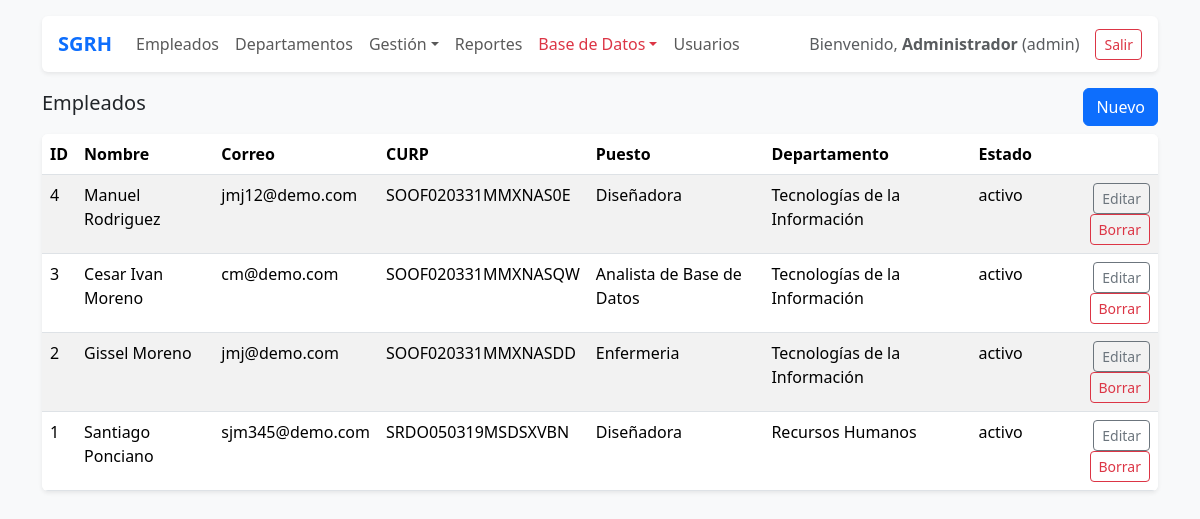
/public/?route=empleados (signed in), run on the app's committed database.
### tables this page shows
CREATE TABLE `empleados` (
  `id` int(11) NOT NULL AUTO_INCREMENT,
  `user_id` int(11) NOT NULL,
  `nombre` varchar(100) NOT NULL,
  `apellidos` varchar(150) NOT NULL,
  `genero` enum('masculino','femenino','otro') NOT NULL,
  `correo` varchar(150) NOT NULL,
  `curp` char(18) NOT NULL,
  `puesto` varchar(100) DEFAULT NULL,
  `departamento_id` int(11) NOT NULL,
  `estado` enum('activo','baja') NOT NULL DEFAULT 'activo',
  `created_at` timestamp NOT NULL DEFAULT current_timestamp(),
  `updated_at` timestamp NOT NULL DEFAULT current_timestamp() ON UPDATE current_timestamp(),
  PRIMARY KEY (`id`),
  UNIQUE KEY `correo` (`correo`),
  UNIQUE KEY `curp` (`curp`),
  KEY `fk_empleado_departamento` (`departamento_id`),
  CONSTRAINT `fk_empleado_departamento` FOREIGN KEY (`departamento_id`) REFERENCES `departamentos` (`id`) ON UPDATE CASCADE
);

CREATE TABLE `departamentos` (
  `id` int(11) NOT NULL AUTO_INCREMENT,
  `nombre` varchar(100) NOT NULL,
  `descripcion` text DEFAULT NULL,
  `created_at` timestamp NOT NULL DEFAULT current_timestamp(),
  `updated_at` timestamp NOT NULL DEFAULT current_timestamp() ON UPDATE current_timestamp(),
  PRIMARY KEY (`id`),
  UNIQUE KEY `nombre` (`nombre`)
);

### app/core/Controller.php (called while the page is built, shortened)
<?php
class Controller {
    protected function view(string $template, array $data = []) {
        extract($data);
        $viewPath = __DIR__ . '/../views/' . $template . '.php';
        include __DIR__ . '/../views/layout/header.php';
        include __DIR__ . '/../views/layout/nav.php';
        include $viewPath;
        include __DIR__ . '/../views/layout/footer.php';
    }
}

### app/controllers/EmpleadosController.php (called while the page is built, shortened)
<?php
class EmpleadosController extends Controller {
    public function index() {
        $empleados = Empleado::all();
        $this->view('empleados/index', compact('empleados','departamentos'));
    }
}

### app/core/Auth.php (called while the page is built, shortened)
<?php
class Auth {
    public static function user() {
        return $_SESSION['user'] ?? null;
    }
}

### app/models/Empleado.php (called while the page is built, shortened)
<?php
class Empleado {
    public static function all() {
        $db = Database::getInstance();
        $sql = "SELECT e.*, d.nombre AS departamento
                FROM empleados e
                LEFT JOIN departamentos d ON d.id = e.departamento_id
                ORDER BY e.id DESC";
        return $db->query($sql)->fetchAll();
    }
}

### app/views/empleados/index.php (the view, shortened to what this page needs)
<div class="d-flex justify-content-between align-items-center mb-2">
  <h5>Empleados</h5>
  <a class="btn btn-primary" href="/SGRH_PHP_MVC/public/?route=empleados_create">Nuevo</a>
</div>
<div class="table-responsive bg-white rounded shadow-sm">
<table class="table table-striped m-0">
  <thead>
    <tr>
      <th>ID</th>
      <th>Nombre</th>
      <th>Correo</th>
      <th>CURP</th>
      <th>Puesto</th>
      <th>Departamento</th>
      <th>Estado</th>
      <th></th>
    </tr>
  </thead>
  <tbody>
    <?php foreach($empleados as $e): ?>
    <tr>
      <td><?= $e['id'] ?></td>
      <td><?= htmlspecialchars($e['nombre'] . ' ' . $e['apellidos']) ?></td>
      <td><?= htmlspecialchars($e['correo']) ?></td>
      <td><?= htmlspecialchars($e['curp']) ?></td>
      <td><?= htmlspecialchars($e['puesto']) ?></td>
      <td><?= htmlspecialchars($e['departamento']) ?></td>
      <td><?= htmlspecialchars($e['estado']) ?></td>
      <td class="text-end">
        <a class="btn btn-sm btn-outline-secondary" href="/SGRH_PHP_MVC/public/?route=empleados_edit&id=<?= $e['id'] ?>">Editar</a>
        <form class="d-inline" method="post" action="/SGRH_PHP_MVC/public/?route=empleados_delete" onsubmit="return confirm('¿Eliminar?')">
          <button class="btn btn-sm btn-outline-danger">Borrar</button>
        </form>
      </td>
    </tr>
    <?php endforeach; ?>
  </tbody>
</table>
</div>

### public/index.php (shortened to what this page needs)
<?php
require __DIR__ . '/../app/core/Controller.php';
require __DIR__ . '/../app/core/Auth.php';
require __DIR__ . '/../app/models/Empleado.php';
require __DIR__ . '/../app/controllers/EmpleadosController.php';
$route = $_GET['route'] ?? 'login';
$controller = null;
$method = null;
switch ($route) {
    case 'empleados':
        $controller = new EmpleadosController;
        $method = 'index';
        break;
}
if ($controller && $method) {
    if (isset($_GET['id'])) {
        $controller->$method($_GET['id']);
    } else {
        $controller->$method();
    }
}
?>

### app/views/layout/header.php (shortened to what this page needs)
<!doctype html>
<html lang="es">
<head>
<link href="https://cdn.jsdelivr.net/npm/bootstrap@5.3.2/dist/css/bootstrap.min.css" rel="stylesheet">
</head>
<body class="bg-light">
<div class="container py-3">

### app/views/layout/nav.php (shortened to what this page needs)
<?php
$u = Auth::user();
?>
<nav class="navbar navbar-expand-lg bg-white shadow-sm rounded mb-3 px-3 py-2">
  <?php if (!isset($_GET['route']) || $_GET['route'] !== 'login'): ?>
      <a class="navbar-brand fw-bold text-primary" href="/SGRH_PHP_MVC/public/?route=dashboard">
          <i class="fa-solid fa-briefcase"></i> SGRH
      </a>
  <?php endif; ?>
  <div class="collapse navbar-collapse" id="mainNav">
    <ul class="navbar-nav me-auto mb-2 mb-lg-0">
      <?php if ($u): ?>
        <?php if ($u['role'] === 'empleado'): ?>
          <li class="nav-item"><a class="nav-link" href="?route=panel_asistencia">Mi Asistencia</a></li>
          <li class="nav-item"><a class="nav-link" href="?route=panel_justificante">Mis Justificantes</a></li>
          <li class="nav-item"><a class="nav-link" href="?route=historial_justificantes">Historial</a></li>
        <?php else: ?>
          <li class="nav-item"><a class="nav-link" href="?route=empleados">Empleados</a></li>
          <li class="nav-item"><a class="nav-link" href="?route=departamentos">Departamentos</a></li>
          <li class="nav-item dropdown">
            <a class="nav-link dropdown-toggle" href="#" data-bs-toggle="dropdown">Gestión</a>
          </li>
          <li class="nav-item"><a class="nav-link" href="?route=reportes">Reportes</a></li>
          <?php if ($u['role'] === 'admin'): ?>
            <li class="nav-item dropdown">
              <a class="nav-link dropdown-toggle text-danger" href="#" data-bs-toggle="dropdown">Base de Datos</a>
            </li>
            <li class="nav-item"><a class="nav-link" href="?route=users">Usuarios</a></li>
          <?php endif; ?>
        <?php endif; ?>
      <?php endif; ?>
    </ul>
    <?php if ($u): ?>
      <span class="navbar-text me-3 text-muted">
        Bienvenido, <strong><?= htmlspecialchars($u['name']) ?></strong> (<?= $u['role'] ?>)
      </span>
      <a class="btn btn-outline-danger btn-sm" href="?route=logout">
        <i class="fa-solid fa-right-from-bracket"></i> Salir
      </a>
    <?php endif; ?>
  </div>
</nav>

### app/views/layout/footer.php (shortened to what this page needs)
</div>
</body>
</html>

### data on the page
empleados: id "4", nombre+apellidos "Manuel Rodriguez", correo "jmj12@demo.com", curp "SOOF020331MMXNAS0E", puesto "Diseñadora", departamento.nombre "Tecnologías de la Información", estado "activo"
empleados: id "3", nombre+apellidos "Cesar Ivan Moreno", correo "cm@demo.com", curp "SOOF020331MMXNASQW", puesto "Analista de Base de Datos", departamento.nombre "Tecnologías de la Información", estado "activo"
empleados: id "2", nombre+apellidos "Gissel Moreno", correo "jmj@demo.com", curp "SOOF020331MMXNASDD", puesto "Enfermeria", departamento.nombre "Tecnologías de la Información", estado "activo"
empleados: id "1", nombre+apellidos "Santiago Ponciano", correo "sjm345@demo.com", curp "SRDO050319MSDSXVBN", puesto "Diseñadora", departamento.nombre "Recursos Humanos", estado "activo"

### other printed values
$u['name'] "Administrador"
$u['role'] "admin"
